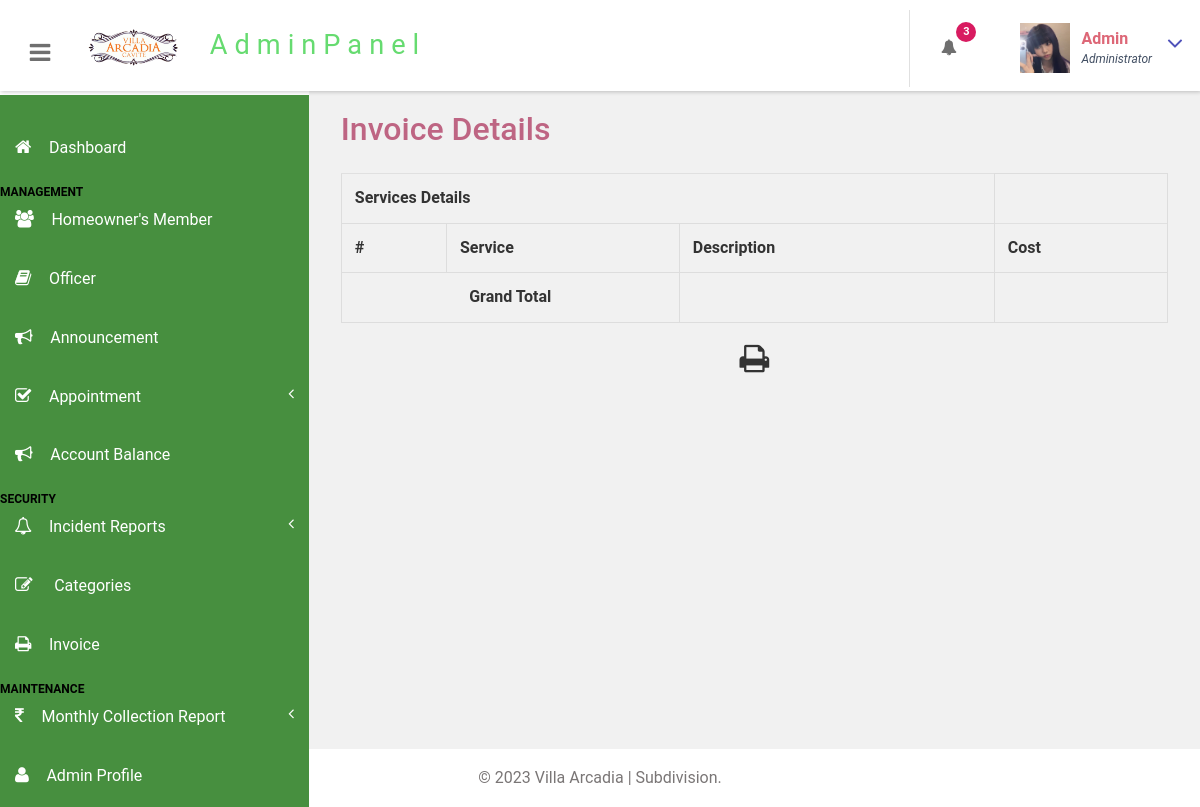
The app's page /portal/admin/view-invoice.php?invoiceid=393800540 (signed in), older data.
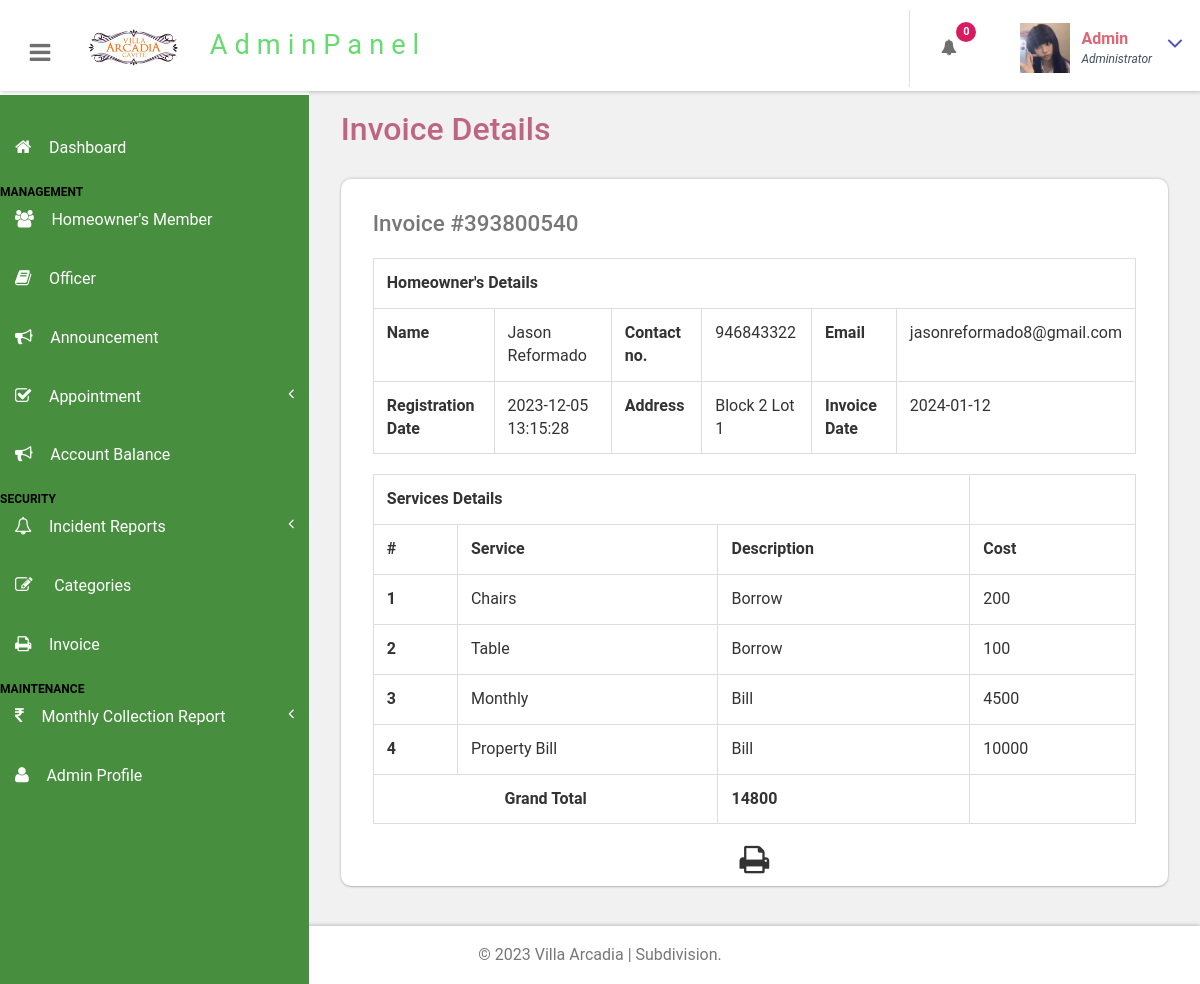
The same page, newer data.
### tables this page shows
CREATE TABLE `tblservices` (
  `ID` int(10) NOT NULL,
  `ServiceName` varchar(200) DEFAULT NULL,
  `ServiceDescription` mediumtext DEFAULT NULL,
  `Cost` int(10) DEFAULT NULL,
  `Image` varchar(200) DEFAULT NULL,
  `CreationDate` timestamp NULL DEFAULT current_timestamp()
);

### portal/admin/view-invoice.php (the view, shortened to what the changed rows need)
<?php
include('includes/dbconnection.php');
if (strlen($_SESSION['bpmsaid']==0)) {
  header('location:logout.php');
  } else{
  ?>
<!DOCTYPE HTML>
<html>
<head>
<link href="css/bootstrap.css" rel='stylesheet' type='text/css' />
<link href="css/style.css" rel='stylesheet' type='text/css' />
<link href="css/font-awesome.css" rel="stylesheet">
<link href="css/animate.css" rel="stylesheet" type="text/css" media="all">
<link href="css/custom.css" rel="stylesheet">
</head>
<body class="cbp-spmenu-push">
	<div class="main-content">
		 <?php include_once('includes/sidebar.php');?>
		 <?php include_once('includes/header.php');?>
		<div id="page-wrapper">
			<div class="main-page">
				<div class="tables" id="exampl">
					<h3 class="title1">Invoice Details</h3>
	<?php
	$invid=intval($_GET['invoiceid']);
$ret=mysqli_query($con,"select DISTINCT  date(tblinvoice.PostingDate) as invoicedate,tbluser.FirstName,tbluser.LastName,tbluser.Email,tbluser.MobileNumber,tbluser.RegDate,tbluser.address
	from  tblinvoice
	join tbluser on tbluser.ID=tblinvoice.Userid
	where tblinvoice.BillingId='$invid'");
while ($row=mysqli_fetch_array($ret)) {
?>
					<div class="table-responsive bs-example widget-shadow">
						<h4>Invoice #<?php echo $invid;?></h4>
						<table class="table table-bordered" width="100%" border="1">
<tr>
<th colspan="6">Homeowner's Details</th>
</tr>
							 <tr>
								<th>Name</th>
								<td><?php echo $row['FirstName']?> <?php echo $row['LastName']?></td>
								<th>Contact no.</th>
								<td><?php echo $row['MobileNumber']?></td>
								<th>Email </th>
								<td><?php echo $row['Email']?></td>
							</tr>
							 <tr>
								<th>Registration Date</th>
								<td><?php echo $row['RegDate']?></td>
								<th>Address</th>
								<td><?php echo $row['address']?></td>
								<th>Invoice Date</th>
								<td colspan="3"><?php echo $row['invoicedate']?></td>
							</tr>
<?php }?>
</table>
<table class="table table-bordered" width="100%" border="1">
<tr>
<th colspan="3">Services Details</th>
</tr>
<tr>
<th>#</th>
<th>Service</th>
<th>Description</th>
<th>Cost</th>
</tr>
<?php
$ret=mysqli_query($con,"select tblservices.ServiceName,tblservices.ServiceDescription	,tblservices.Cost
	from  tblinvoice
	join tblservices on tblservices.ID=tblinvoice.ServiceId
	where tblinvoice.BillingId='$invid'");
$cnt=1;
while ($row=mysqli_fetch_array($ret)) {
	?>
<tr>
<th><?php echo $cnt;?></th>
<td><?php echo $row['ServiceName']?></td>
<td><?php echo $row['ServiceDescription']?></td>
<td><?php echo $subtotal=$row['Cost']?></td>
</tr>
<?php
$cnt=$cnt+1;
$gtotal+=$subtotal;
} ?>
<tr>
<th colspan="2" style="text-align:center">Grand Total</th>
<th><?php echo $gtotal?></th>
</tr>
</table>
  <p style="margin-top:1%"  align="center">
  <i class="fa fa-print fa-2x" style="cursor: pointer;"  OnClick="CallPrint(this.value)" ></i>
</p>
					</div>
				</div>
			</div>
		</div>
		 <?php include_once('includes/footer.php');?>
	</div>
</body>
</html>
<?php }  ?>

### portal/admin/includes/header.php (shortened to what the changed rows need)
<div class="sticky-header header-section ">
      <div class="header-left">
        <button id="showLeftPush"><i class="fa fa-bars"></i></button>
        <div class="logo">
          <a href="#">
            <img src="images/logo.png" width="100px" class="img-responsive ">
            <span>AdminPanel</span>
          </a>
        </div>
		<br>
      </div>
      <div class="header-right">
      <div class="profile_details_left">
  <ul class="nofitications-dropdown">
    <?php
      $retAppointments = mysqli_query($con, "SELECT tbluser.FirstName, tbluser.LastName, tblbook.ID as bid, tblbook.AptNumber FROM tblbook JOIN tbluser ON tbluser.ID=tblbook.UserID WHERE tblbook.Status IS NULL");
      $numAppointments = mysqli_num_rows($retAppointments);
      $retComplaints = mysqli_query($con, "SELECT * FROM tblcomplaint WHERE IsRead IS NULL");
      $numComplaints = mysqli_num_rows($retComplaints);
      $totalUnreadNotifications = $numAppointments + $numComplaints;
    ?>
    <li class="dropdown head-dpdn">
      <a href="#" class="dropdown-toggle" data-toggle="dropdown" aria-expanded="false">
        <i class="fa fa-bell"></i><span class="badge blue"><?php echo $totalUnreadNotifications; ?></span>
      </a>
    </li>
  </ul>
  <div class="clearfix"> </div>
</div>
        <div class="profile_details">
        <?php
$adid=$_SESSION['bpmsaid'];
$ret=mysqli_query($con,"select AdminName from tbladmin where ID='$adid'");
$row=mysqli_fetch_array($ret);
$name=$row['AdminName'];
?>
          <ul>
            <li class="dropdown profile_details_drop">
              <a href="#" class="dropdown-toggle" data-toggle="dropdown" aria-expanded="false">
                <div class="profile_img">
                  <span class="prfil-img"><img src="images/admin.jpg" alt="" width="50" height="50"> </span>
                  <div class="user-name">
                    <p><?php echo $name; ?></p>
                    <span>Administrator</span>
                  </div>
                  <i class="fa fa-angle-down lnr"></i>
                  <div class="clearfix"></div>
                </div>
              </a>
            </li>
          </ul>
        </div>
      </div>
      <div class="clearfix"> </div>
    </div>

Row changes from the older to the newer data that the page shows:
now on this page (row unchanged): tblservices: ServiceName "Chairs", ServiceDescription "Borrow", Cost "200"
now on this page (row unchanged): tblservices: ServiceName "Table", ServiceDescription "Borrow", Cost "100"
added tblservices: ServiceName "Monthly", ServiceDescription "Bill", Cost "4500"
added tblservices: ServiceName "Property Bill", ServiceDescription "Bill", Cost "10000"
Text that changed along with them:
$totalUnreadNotifications: "3" → "0"
$gtotal: (not shown) → "14800"
new list line: "Invoice # 393800540 Homeowner's Details Name Jason Reformado Contact no. 946843322 Email jasonreformado8@gmail.com Registration Date 2023-12-05 13:15:28 Address Block 2 Lot 1 Invoice Date 2024-01-12"
